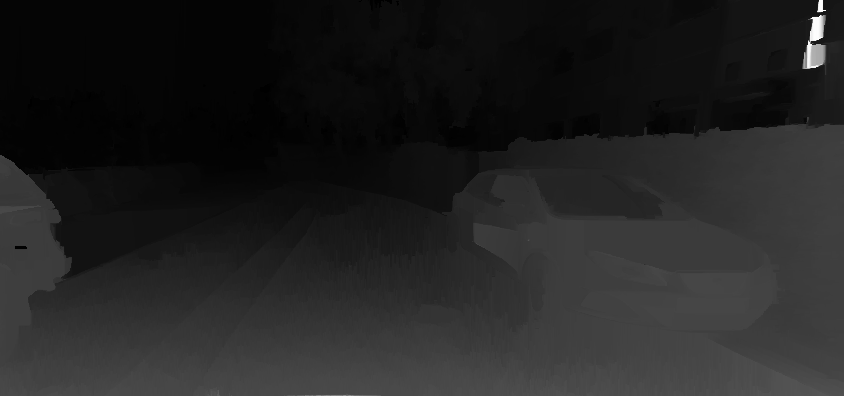
#> input picture Disparity map WLS.png, 844 x 396 px
$ python -i disparity.py   (imports and definitions only)
#> lines starting #> are read from the running program, lines starting #| are printed output that depends on the picture
#> further down, picture is the input picture: shape (396, 844, 3); min 0, max 255, mean 34.2
#####################################################################

# The files in this directory are based off several tutorials and
# scripts provided by Toby Breckon, toby.breckon@durham.ac.uk,
# which may be found at:
#
#       https://github.com/tobybreckon/stereo-disparity
#
# They are available under the LGPL licence
# (http://www.gnu.org/licenses/lgpl.html). Where tutorials have been
# used, or OpenCV documentation, they are referenced in-line.

#####################################################################


import cv2
import numpy as np
import scipy.stats as st

# https://stackoverflow.com/questions/29731726/how-to-calculate-a-gaussian-kernel-matrix-efficiently-in-numpy
# [7 lines left out: function gkern, not called in this run]

class Disparity:
    """
    Superclass for calculating disparity. Contains helper functions and variables for more advanced subclasses.

    """

    # [9 lines left out: function to_image, not called in this run]

    def __init__(self, histogram="default", bilateral=False, clip_limit=3, tile_grid_size=(12, 12)):

        self.bilateral = bilateral
        self.histogram = histogram
        self.offset_x = 135
        self.max_y = 395

        self.baseline_m = 0.2090607502              # in metres
        self.focal_length_px = 399.9745178222656    # in pixels
        self.focal_length_m = 0.0048                # in metres

        self.max_disparity = 128

        # https://docs.opencv.org/3.4/d6/db6/classcv_1_1CLAHE.html
        # https://docs.opencv.org/master/d5/daf/tutorial_py_histogram_equalization.html

        if histogram == "CLAHE":

            self.histogram_equaliser = cv2.createCLAHE(
                clipLimit=clip_limit,          # Sets threshold for contrast limiting
                tileGridSize=tile_grid_size    # Input image will be divided into equally sized rectangular tiles
            )

    # [52 lines left out: functions get_box_distance, postprocess, not called in this run]

    def preprocess(self, image: np.ndarray) -> np.ndarray:
        """
        Preprocess an image to improve disparity calculation. Convert to greyscale, smooth using a bilateral filter,
        apply histogram equalisation, and raise to the power of 3/4.
        """

        # Convert to greyscale
        image = cv2.cvtColor(image, cv2.COLOR_BGR2GRAY)

        # https://opencv-python-tutroals.readthedocs.io/en/latest/py_tutorials/py_imgproc/py_filtering/py_filtering.html#median-filtering
        image = cv2.medianBlur(image, 3)

        if self.histogram == "CLAHE":

            image = self.histogram_equaliser.apply(image)

        else:

            image = cv2.equalizeHist(image)
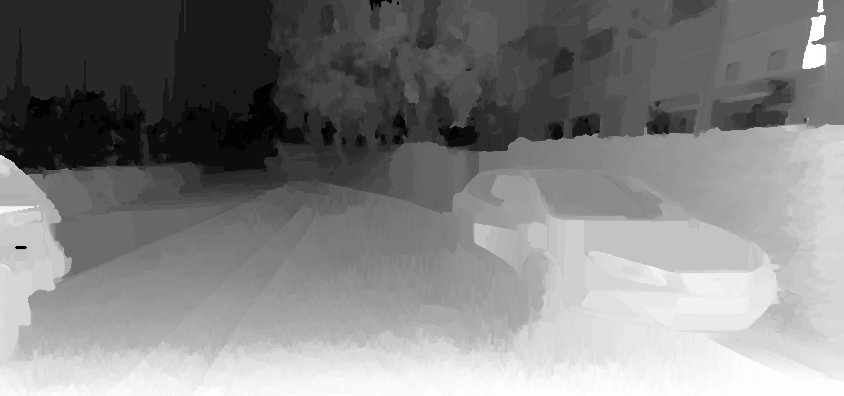
#> image: shape (396, 844); min 0, max 255, mean 130.2

        return image

>>> import cv2
>>> picture = cv2.imread('../Disparity map WLS.png')
>>> result = Disparity().preprocess(picture)
